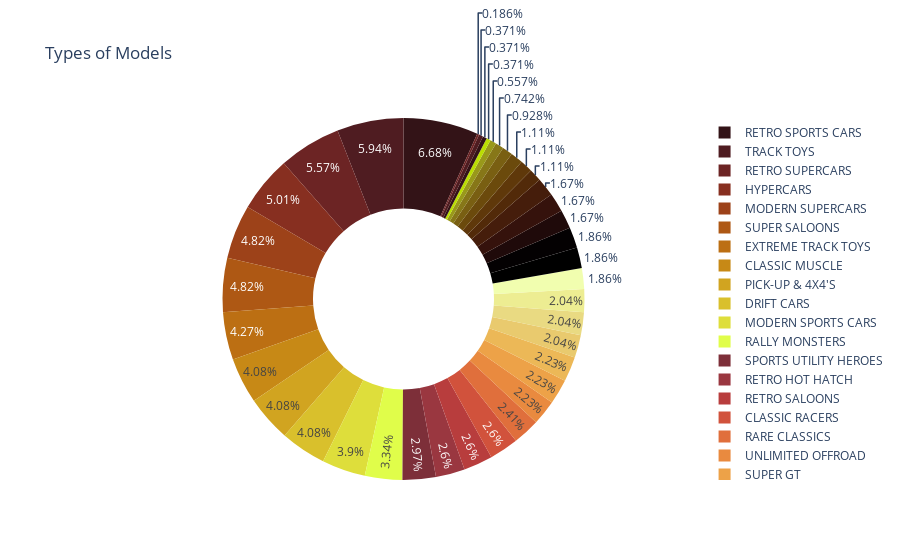

The cell this chart's notebook holds for it:
### Code cell
#Visualize by pie chart
fig = px.pie(Model_count, values = 'count', names = 'Model_type', title = 'Types of Models',
             hole = 0.5, color_discrete_sequence = px.colors.sequential.solar)
fig.show()

### Figure 1 — Plotly figure (JSON) as saved in the notebook; plotly's stock layout.template omitted (floating-point values rounded to 4 significant figures)
{"data": [{"domain": {"x": [0, 1], "y": [0, 1]}, "hole": 0.5, "hovertemplate": "Model_type=%{label}<br>count=%{value}<extra></extra>", "labels": ["RETRO HOT HATCH", "MODERN SUPERCARS", "CLASSIC RALLY", "MODERN SPORTS CARS", "UNLIMITED BUGGIES", "CULT CARS", "UNLIMITED OFFROAD", "EXTREME TRACK TOYS", "RARE CLASSICS", "SUPER GT", "TRACK TOYS", "HYPERCARS", "GT CARS", "RETRO RALLY", "RETRO SALOONS", "SUPER SALOONS", "SUPER HOT HATCH", "HOT HATCH", "CLASSIC SPORTS CARS", "VINTAGE RACERS", "SPORTS UTILITY HEROES", "RETRO SUPERCARS", "RETRO SPORTS CARS", "CLASSIC MUSCLE", "RETRO MUSCLE", "MODERN MUSCLE", "UTV'S", "CLASSIC RACERS", "RODS AND CUSTOMS", "VANS AND UTILITY", "PICK-UP & 4X4'S", "DRIFT CARS", "RALLY MONSTERS", "OFFROAD", "info_not_found", "TRUCKS", "MODERN RALLY", "CULT CLASSICS", "BUGGIES"], "legendgroup": "", "name": "", "showlegend": true, "type": "pie", "values": [14, 26, 9, 21, 6, 11, 12, 23, 13, 12, 32, 27, 6, 10, 14, 26, 11, 9, 11, 6, 16, 30, 36, 22, 10, 12, 3, 14, 9, 4, 22, 22, 18, 5, 1, 2, 10, 2, 2]}], "layout": {"legend": {"tracegroupgap": 0}, "piecolorway": ["rgb(51, 19, 23)", "rgb(79, 28, 33)", "rgb(108, 36, 36)", "rgb(135, 47, 32)", "rgb(157, 66, 25)", "rgb(174, 88, 20)", "rgb(188, 111, 19)", "rgb(199, 137, 22)", "rgb(209, 164, 32)", "rgb(217, 192, 44)", "rgb(222, 222, 59)", "rgb(224, 253, 74)"], "title": {"text": "Types of Models"}}}
